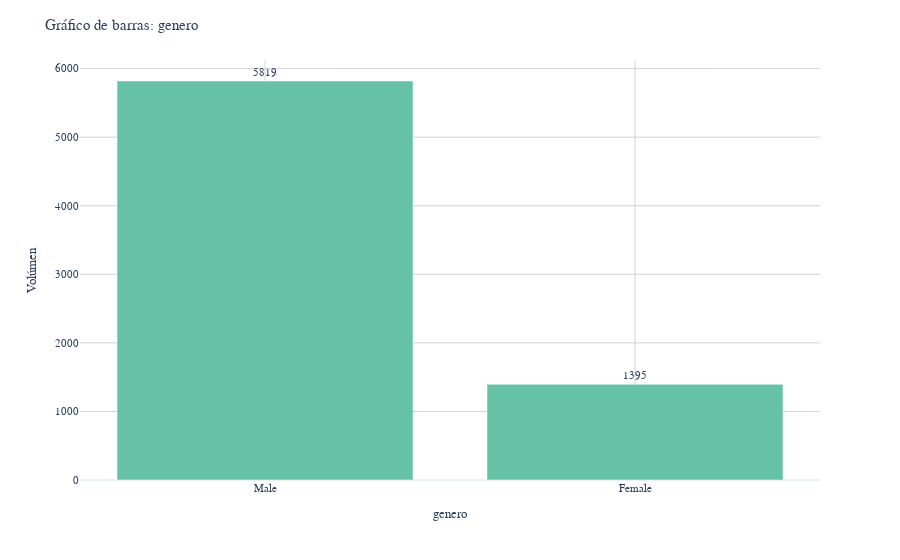

Source (notebook cell):
### Markdown cell above
En este caso usaremos los gráficos de barras para ver el total de personas por grupo seleccionado.

### Code cell
# Barras categóricas
for var in cat_vars:
    prop.graficar_barras_px(df_twoyears, var)

### Figure 1 — Plotly figure (JSON) as saved in the notebook; plotly's stock layout.template omitted (floating-point values rounded to 4 significant figures)
{"data": [{"hovertemplate": "genero=%{x}<br>Volúmen=%{text}<extra></extra>", "legendgroup": "", "marker": {"color": "rgb(102,194,165)", "pattern": {"shape": ""}}, "name": "", "orientation": "v", "showlegend": false, "text": [5819.0, 1395.0], "textposition": "outside", "texttemplate": "%{text}", "type": "bar", "x": ["Male", "Female"], "xaxis": "x", "y": [5819, 1395], "yaxis": "y"}], "layout": {"barmode": "relative", "legend": {"tracegroupgap": 0}, "margin": {"t": 60}, "plot_bgcolor": "rgba(255, 255, 255, 1)", "title": {"text": "Gráfico de barras: genero"}, "xaxis": {"anchor": "y", "categoryorder": "total descending", "domain": [0, 1], "gridcolor": "lightgrey", "showgrid": true, "title": {"text": "genero"}}, "yaxis": {"anchor": "x", "domain": [0, 1], "gridcolor": "lightgrey", "showgrid": true, "title": {"text": "Volúmen"}}}}
